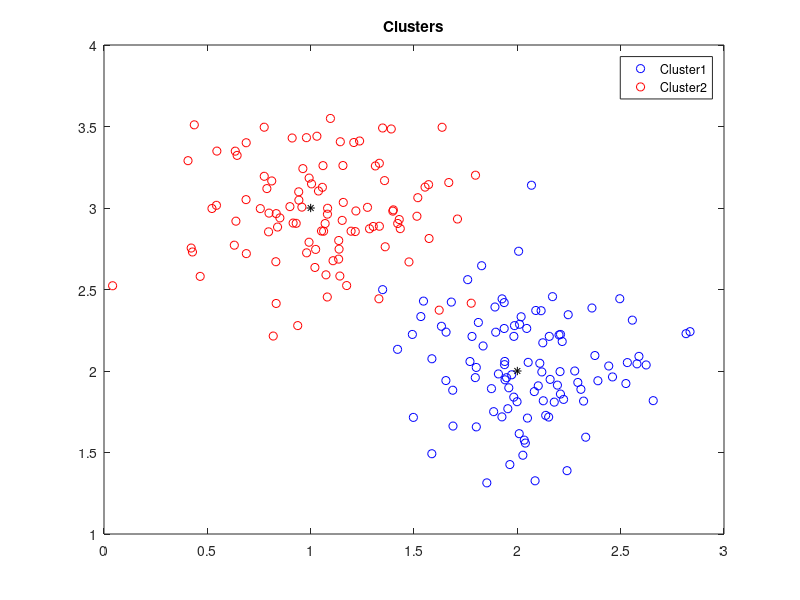

This chart was generated by the following MATLAB code:
% Gera dados para clustering com 2 classes

close all;
clear;
clc;

% parâmetros
m1 = [2 2]; % média da classe 1
m2 = [1 3]; % média da classe 2
var1 = [0.1 0.1]; % variância da classe 1
var2 = [0.1 0.1]; % variância da classe 2
nc1 = 100; % número de padrões da classe 1
nc2 = 100; % número de padrões da classe 2
nc = nc1 + nc2; % número total de padrões

for k = 1 : nc1
    c1(k,:) = [(m1(1)+sqrt(var1(1))*randn) (m1(2)+sqrt(var1(2))*randn)]; % classe 1 
end

for k = 1 : nc2
    c2(k,:) = [(m2(1)+sqrt(var2(1))*randn) (m2(2)+sqrt(var2(2))*randn)]; % classe 2   
end

% plota as classes e os centros de classes
figure
plot(c1(:,1),c1(:,2),'bo');
hold on;
plot(c2(:,1),c2(:,2),'ro');
plot(m1(1),m1(2),'k*');
plot(m2(1),m2(2),'k*');
legend('Cluster1', 'Cluster2');
title('Clusters');

X = [c1 ; c2]; % dados de entrada
y1(1:nc1) = 1;
y2(1:nc2) = 2;
Y = [y1, y2]'; % rotulos das classes
idc = randperm(nc1+nc2); % índices permutados aleatoriamente
X = X(idc,:); % dados de entrada distribuidos randomicamente
Y = Y(idc);
